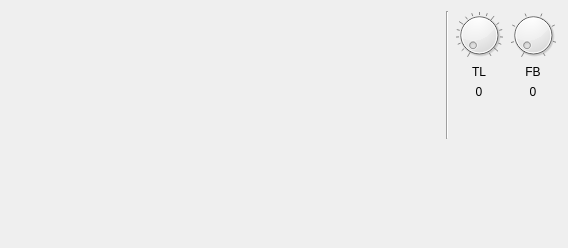
<?xml version="1.0" encoding="UTF-8"?>
<ui version="4.0">
 <class>FM2Widget</class>
 <widget class="QWidget" name="FM2Widget">
  <property name="geometry">
   <rect>
    <x>0</x>
    <y>0</y>
    <width>568</width>
    <height>248</height>
   </rect>
  </property>
  <property name="windowTitle">
   <string>Form</string>
  </property>
  <layout class="QVBoxLayout" name="verticalLayout_2" stretch="0,1">
   <item>
    <layout class="QHBoxLayout" name="horizontalLayout" stretch="1,0,0,0">
     <item>
      <layout class="QVBoxLayout" name="verticalLayout">
       <item>
        <widget class="FM2OperatorWidget" name="operatorWidget1" native="true"/>
       </item>
       <item>
        <widget class="FM2OperatorWidget" name="operatorWidget2" native="true"/>
       </item>
      </layout>
     </item>
     <item>
      <widget class="Line" name="line">
       <property name="orientation">
        <enum>Qt::Vertical</enum>
       </property>
      </widget>
     </item>
     <item>
      <layout class="QVBoxLayout" name="arLayout">
       <item>
        <widget class="QDial" name="tlDial">
         <property name="sizePolicy">
          <sizepolicy hsizetype="Preferred" vsizetype="Preferred">
           <horstretch>0</horstretch>
           <verstretch>0</verstretch>
          </sizepolicy>
         </property>
         <property name="maximumSize">
          <size>
           <width>48</width>
           <height>48</height>
          </size>
         </property>
         <property name="maximum">
          <number>63</number>
         </property>
         <property name="wrapping">
          <bool>false</bool>
         </property>
         <property name="notchesVisible">
          <bool>true</bool>
         </property>
        </widget>
       </item>
       <item>
        <widget class="QLabel" name="tlLabel">
         <property name="text">
          <string>TL</string>
         </property>
         <property name="alignment">
          <set>Qt::AlignCenter</set>
         </property>
        </widget>
       </item>
       <item>
        <widget class="QLabel" name="tlValueLabel">
         <property name="text">
          <string>0</string>
         </property>
         <property name="alignment">
          <set>Qt::AlignCenter</set>
         </property>
        </widget>
       </item>
       <item>
        <spacer name="verticalSpacer">
         <property name="orientation">
          <enum>Qt::Vertical</enum>
         </property>
         <property name="sizeHint" stdset="0">
          <size>
           <width>20</width>
           <height>40</height>
          </size>
         </property>
        </spacer>
       </item>
      </layout>
     </item>
     <item>
      <layout class="QVBoxLayout" name="arLayout_2">
       <item>
        <widget class="QDial" name="fbDial">
         <property name="sizePolicy">
          <sizepolicy hsizetype="Preferred" vsizetype="Preferred">
           <horstretch>0</horstretch>
           <verstretch>0</verstretch>
          </sizepolicy>
         </property>
         <property name="maximumSize">
          <size>
           <width>48</width>
           <height>48</height>
          </size>
         </property>
         <property name="maximum">
          <number>7</number>
         </property>
         <property name="wrapping">
          <bool>false</bool>
         </property>
         <property name="notchesVisible">
          <bool>true</bool>
         </property>
        </widget>
       </item>
       <item>
        <widget class="QLabel" name="dbLabel">
         <property name="text">
          <string>FB</string>
         </property>
         <property name="alignment">
          <set>Qt::AlignCenter</set>
         </property>
        </widget>
       </item>
       <item>
        <widget class="QLabel" name="fbValueLabel">
         <property name="text">
          <string>0</string>
         </property>
         <property name="alignment">
          <set>Qt::AlignCenter</set>
         </property>
        </widget>
       </item>
       <item>
        <spacer name="verticalSpacer_2">
         <property name="orientation">
          <enum>Qt::Vertical</enum>
         </property>
         <property name="sizeHint" stdset="0">
          <size>
           <width>20</width>
           <height>40</height>
          </size>
         </property>
        </spacer>
       </item>
      </layout>
     </item>
    </layout>
   </item>
   <item>
    <spacer name="verticalSpacer_3">
     <property name="orientation">
      <enum>Qt::Vertical</enum>
     </property>
     <property name="sizeHint" stdset="0">
      <size>
       <width>20</width>
       <height>81</height>
      </size>
     </property>
    </spacer>
   </item>
  </layout>
 </widget>
 <customwidgets>
  <customwidget>
   <class>FM2OperatorWidget</class>
   <extends>QWidget</extends>
   <header>usertone/fm2operatorwidget.h</header>
   <container>1</container>
  </customwidget>
 </customwidgets>
 <resources/>
 <connections/>
</ui>
